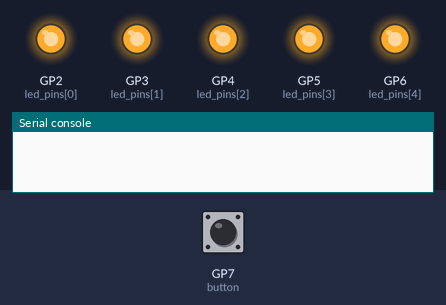
Recording of a program running on a simulated Raspberry Pi Pico running MicroPython. Shown: output pins drawn as LEDs (lit = HIGH), the last lines printed to the serial console. Inputs (shaded band) come from the test bench; at power-on: GP7 (button) HIGH.

Above: at 1.28 s.
1.3 s: GP7 (button) pulled LOW for 3.2 s
At 1.8 s:
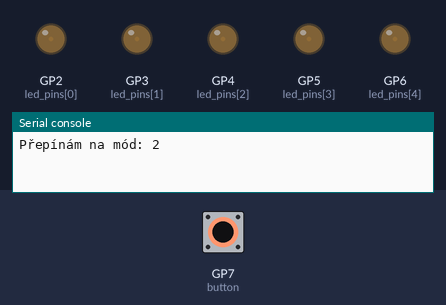
At 3.43 s:
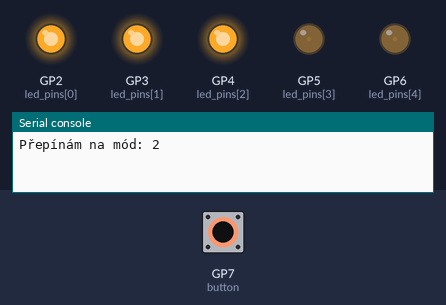
6.0 s: GP7 (button) pulled LOW for 1.65 s
At 7.0 s:
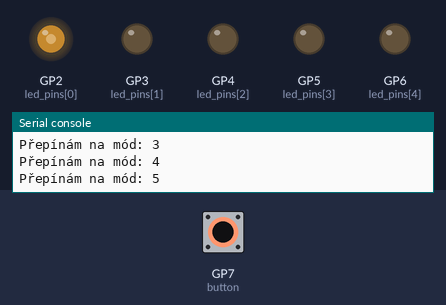
Timing chart, 0 to 15.5 s (numbered marks = the images above; inputs shaded):
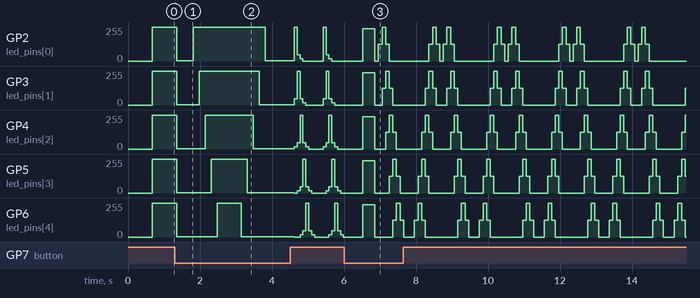

Measured:
- after the input at 1.3 s, GP2 (led_pins[0]): 255/255 → 1/255 after 0.05 s, → 252/255 0.47 s later; GP3 (led_pins[1]): 255/255 → 1/255 after 0.05 s, → 252/255 0.64 s later

The program:

PWM-leds.py
```python
from machine import Pin, PWM
import utime, math

# LED piny GP2–GP6
led_pins = [2, 3, 4, 5, 6]
leds = []

for pin in led_pins:
    pwm = PWM(Pin(pin))
    pwm.freq(1000)
    pwm.duty_u16(0)
    leds.append(pwm)

# Tlačítko na GP7 (mezi pin a GND, s interním pull-up)
button = Pin(7, Pin.IN, Pin.PULL_UP)

mode = 1

# --- MODE 1: fade všech LED dohromady ---
def mode1():
    for i in range(0, 65535, 500):
        for led in leds:
            led.duty_u16(i)
        utime.sleep_ms(5)
    for i in range(65535, 0, -500):
        for led in leds:
            led.duty_u16(i)
        utime.sleep_ms(5)

# --- MODE 2: postupné přidávání LED (nahoru + dolů) ---
def mode2():
    # nahoru
    for idx in range(len(leds)):
        for i in range(0, 65535, 800):
            leds[idx].duty_u16(i)
            utime.sleep_ms(2)
    utime.sleep(0.5)
    # dolů
    for idx in reversed(range(len(leds))):
        for i in range(65535, -1, -800):
            leds[idx].duty_u16(i)
            utime.sleep_ms(2)
    utime.sleep(0.5)

# --- MODE 3: had se slabým dozníváním ---
def mode3():
    """Had s delší stopou a větším kontrastem."""
    length = len(leds)
    delay = 0.08  # zpomaleno

    for offset in range(length + 5):  # +5 aby ocas byl delší
        for i in range(length):
            distance = abs(i - offset)
            if distance == 0:
                duty = 65535   # hlavní LED (plný jas)
            elif distance == 1:
                duty = 12000   # blízká LED (slabší)
            elif distance == 2:
                duty = 4000    # ještě slabší
            else:
                duty = 0       # ostatní zhasnuté
            leds[i].duty_u16(duty)
        utime.sleep(delay)

# --- MODE 4: breathing (všechny najednou sinus) ---
def mode4():
    period_ms = 3000
    elapsed = utime.ticks_ms()
    phase = (elapsed % period_ms) / period_ms * 2 * math.pi
    brightness = int((math.sin(phase) + 1) / 2 * 65535)
    for led in leds:
        led.duty_u16(brightness)
    utime.sleep_ms(30)

# --- MODE 5: Knight Rider wave ---
def mode5():
    wave_width = 2
    delay = 0.1
    for center in range(-wave_width, len(leds) + wave_width):
        for i, led in enumerate(leds):
            dist = abs(i - center)
            if dist <= wave_width:
                led.duty_u16(int((1 - dist / wave_width) * 65535))
            else:
                led.duty_u16(0)
        utime.sleep(delay)
    for center in range(len(leds) + wave_width, -wave_width, -1):
        for i, led in enumerate(leds):
            dist = abs(i - center)
            if dist <= wave_width:
                led.duty_u16(int((1 - dist / wave_width) * 65535))
            else:
                led.duty_u16(0)
        utime.sleep(delay)

# --- hlavní loop ---
while True:
    if button.value() == 0:  # stisk
        mode += 1
        if mode > 5:
            mode = 1
        print("Přepínám na mód:", mode)
        utime.sleep(0.3)  # debounce

    if mode == 1:
        mode1()
    elif mode == 2:
        mode2()
    elif mode == 3:
        mode3()
    elif mode == 4:
        mode4()
    elif mode == 5:
        mode5()
```
